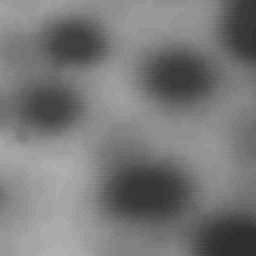
%> input picture figBlob.tif, 128 x 128 px (shown 2 times larger)
$ octave set3q7.m   (GNU Octave 9; MATLAB toolbox functions it lacks are replaced by stand-ins)
%> lines starting %> are read from the running program, lines starting %| are printed output that depends on the picture; in (x1, y1, x2, y2) boxes, pixels count from 0 and x2, y2 are one past the last pixel; in counts of white or black regions, pixels touching at a corner belong together; the program's own positions count from 1
clear all
close all
orgImg=imread('figBlob.tif');
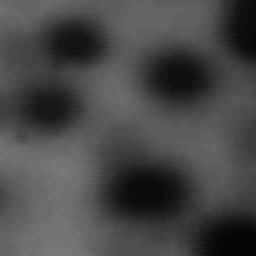
%> orgImg: size 128x128 uint8 (shown 2 times larger); min 4, max 120, mean 71.2
f=imadjust(orgImg, [0 1], [1 0]);
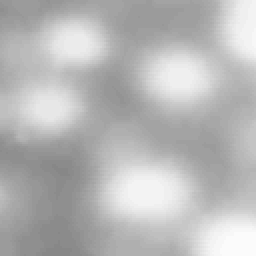
%> f: size 128x128 uint8 (shown 2 times larger); min 135, max 251, mean 183.8
se=strel('disk',20,8);
S=imerode(f, se);
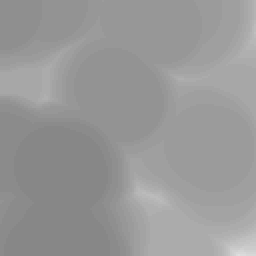
%> S: size 128x128 uint8 (shown 2 times larger); min 135, max 223, mean 152.2
T=input('Enter the Threshold: ');
%> the answer given: 100
if numel(S) == 1
   SI = f == S;
   S1 = S;
else
% S is an array. Eliminate duplicate, connected seed locations
% to reduce the number of loop executions in the following
% sections of code.
   SI = bwmorph(S, 'shrink', Inf);
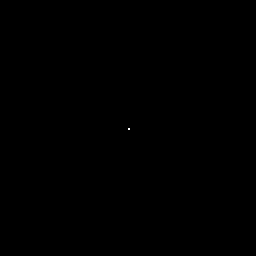
%> SI: size 128x128 logical (shown 2 times larger); 0.01% white in thin lines or dots, all inside (x1, y1, x2, y2) = (64, 64, 65, 65)
   S1 = f(SI(:)); % Array of seed values.
%> S1 = 171
end
TI = false(size(f));
for K = 1:length(S1)
   seedvalue = S1(K);
   S2 = abs(f - seedvalue) <= T;%predicate
   TI = TI | S2;
end
%> this loop made 1 pass
%> seedvalue on pass 1: 171
% Use function imreconstruct with SI as the marker image to
% obtain the regions corresponding to each seed in S. Function
% bwlabel assigns a different integer to each connected region.
[g, NR] = bwlabel(imreconstruct(SI, TI));
%> g: size 128x128 double; every value is 1
%> NR = 1
subplot(121);imshow(orgImg);title('Original Image');
subplot(122);imshow(1-g);title('Segmentation based on Region growing');

$ run again, with aerial_view_no_turb.tif copied over figBlob.tif
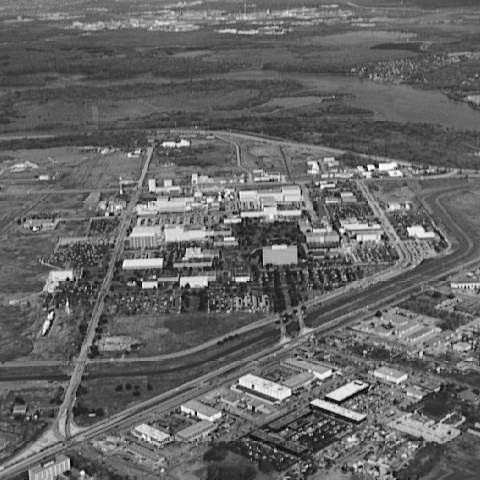
%> input picture aerial_view_no_turb.tif, 480 x 480 px
%> orgImg is the input picture: size 480x480 uint8; min 0, max 254, mean 101.2
%> `f=imadjust(orgImg, [0 1], [1 0]);`:
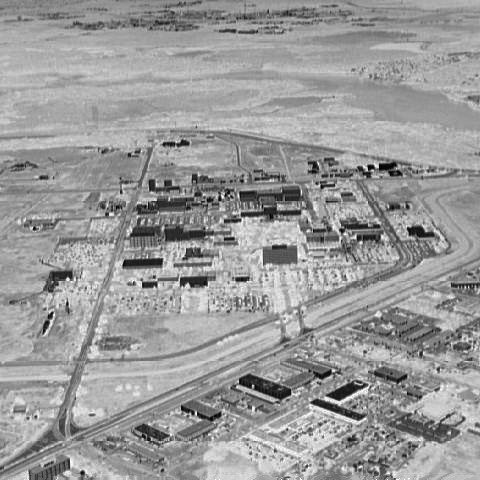
%> f: size 480x480 uint8; min 1, max 255, mean 153.8
%> `S=imerode(f, se);`:
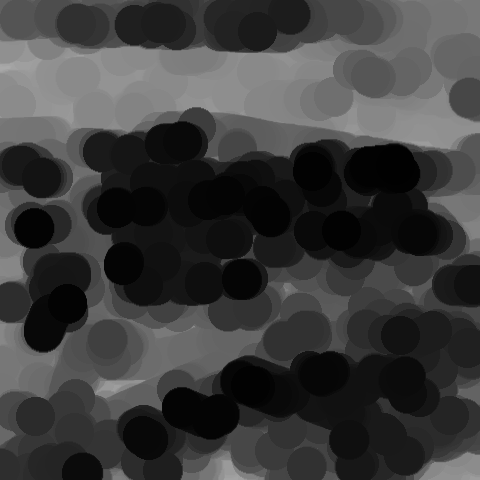
%> S: size 480x480 uint8; min 1, max 169, mean 60.3
%> SI: size 480x480 logical; 0% white in thin lines or dots, all inside (x1, y1, x2, y2) = (240, 240, 241, 241)
%> S1 = 201
%> the loop `for K = 1:length(S1)` made 1 pass
%> seedvalue on pass 1: 201
%> g: size 480x480 double; every value is 1
%> NR = 1

$ run again, with cameraman.tif copied over figBlob.tif
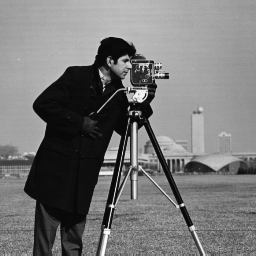
%> input picture cameraman.tif, 256 x 256 px
%> orgImg is the input picture: size 256x256 uint8; min 7, max 253, mean 118.7
%> `f=imadjust(orgImg, [0 1], [1 0]);`:
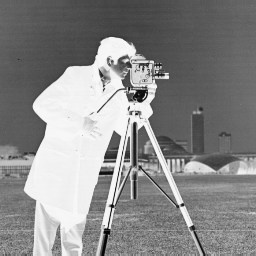
%> f: size 256x256 uint8; min 2, max 248, mean 136.3
%> `S=imerode(f, se);`:
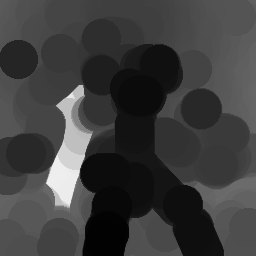
%> S: size 256x256 uint8; min 2, max 238, mean 61.4
%> SI: size 256x256 logical; 0% white in thin lines or dots, all inside (x1, y1, x2, y2) = (128, 128, 129, 129)
%> S1 = 238
%> the loop `for K = 1:length(S1)` made 1 pass
%> seedvalue on pass 1: 238
%> g: size 256x256 double; every value is 1
%> NR = 1
